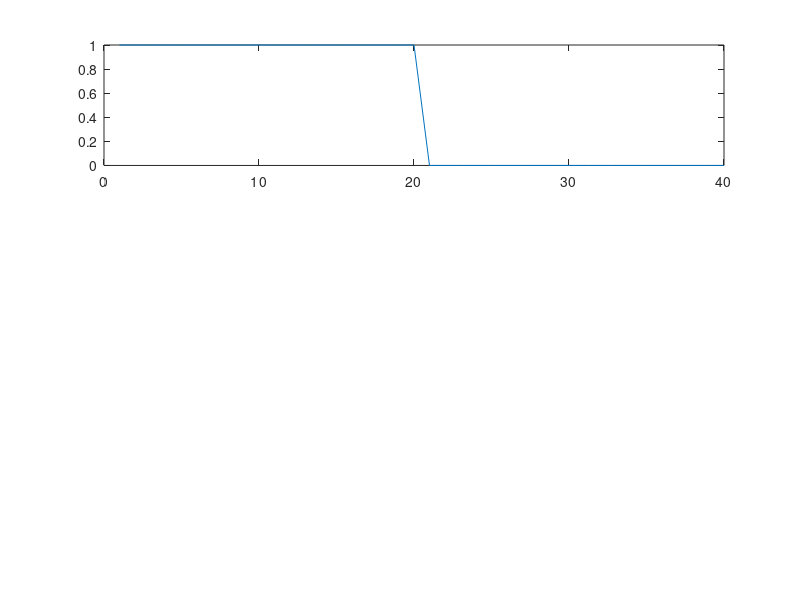

MATLAB code to generate this figure: (Note: this script raises an error after producing the figure.)
y1=[ones(1,20),zeros(1,20)];
y2=[ones(1,10),zeros(1,20)];
y=conv(y1,y2);
n1=1:length(y1);    n2=1:length(y2);    L=1:length(y);
subplot(3,1,1);plot(n1,y1),axis([1,L,0,2]);
subplot(3,1,2);plot(n2,y2),axis([1,L,0,2]);
n=1:L;   subplot(3,1,3);plot(n,y),axis([1,L,0,12]);



